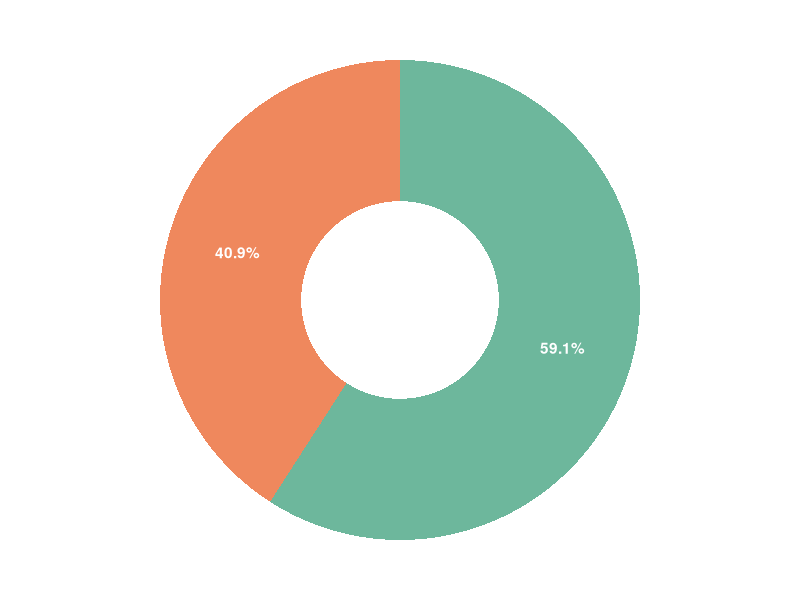
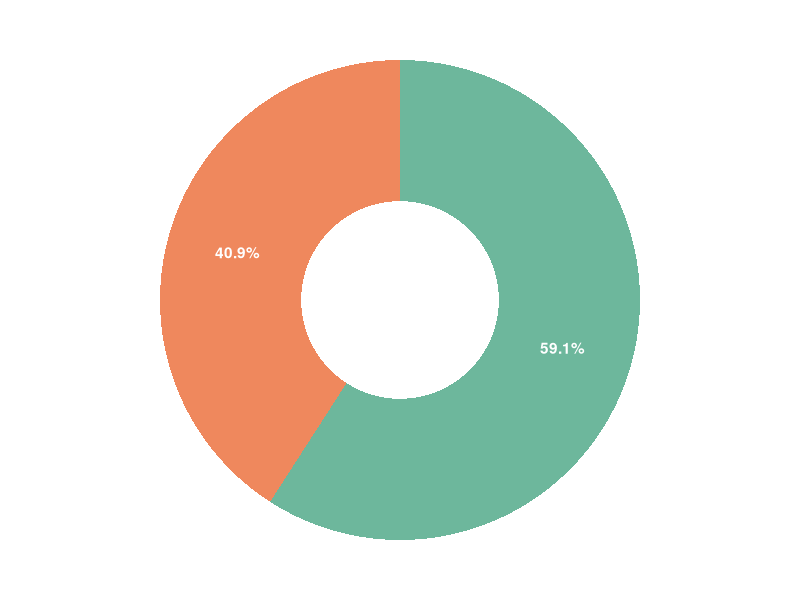

Here is the R script that generated these plots, in order:
if(!requireNamespace("ggplot2", quietly = TRUE)) {
  install.packages("ggplot2")
}
library(ggplot2)

# data_mags <- read.csv("./data/Fig6b.csv")
# table(data_mags$group) # plas:327, env:475

# Create the data frame
data <- data.frame(
  category = c("328", "474"),
  value = c(328, 474)
)

# Calculate percentages for labels
data$percentage <- paste0(round(data$value / sum(data$value) * 100, 1), "%")

# Hollow pie (donut) chart
ggplot(data, aes(x = 2, y = value, fill = category)) +
  geom_col(width = 1) +
  coord_polar("y", start = 0) +
  geom_text(aes(label = percentage),
            position = position_stack(vjust = 0.5),
            color = "white", fontface = "bold") +
  scale_fill_manual(values = c("#ef885d", "#6db79c")) +
  theme_void() +
  xlim(0.8, 2.5) +
  theme(
    plot.title = element_text(hjust = 0.5, size = 14, face = "bold"),
    legend.position = "none",
    legend.title = element_blank()
  )

ggsave("./figures/Fig6d.pdf", width = 4, height = 4)
